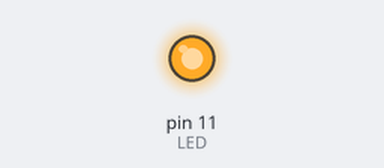
Recording of a sketch running on a simulated Arduino Uno, built with avr-gcc and run on an emulated ATmega328P. Shown: output pins drawn as LEDs (lit = HIGH).

Above: at 0.05 s.
At 1.5 s:
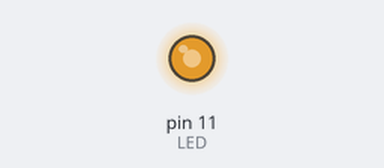
At 3.0 s:
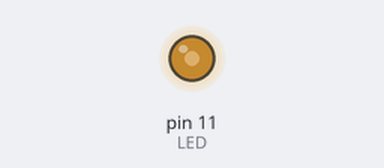
At 6.0 s:
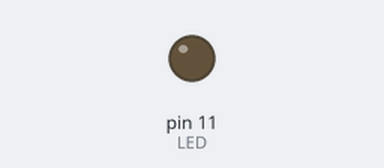
Timing chart, 0 to 7.8 s (numbered marks = the images above):
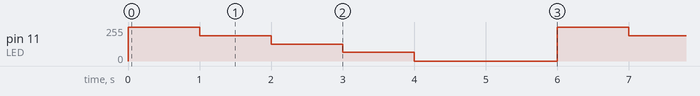

Measured:
- by itself, pin 11 (LED): repeats every 6.0 s: 191/255 1.0 s, 127/255 1.0 s, 64/255 1.0 s, 0/255 2.0 s, 255/255 1.0 s

The sketch:

5_Analog_PWM_LED.ino
```cpp
/*
  PWM [~]

  Example using PWM with analogWrite(pin, value) to dim an LED.
  Use values of 0-255 to write duty cycles between fully off and fully on states.
  Create LED circuit with LED connected to digital PWM pin 11.
*/

const int LED = 11; // creates variable called LED and assigns value of 11

const int delayMS = 1000; // variable for delay time (in milliseconds)

// setup function runs once at start up
void setup()
{
  pinMode(LED, OUTPUT);    // initialize pin as an output.
}

// loop function runs infinitely
void loop()
{
  analogWrite(LED, 255);   // writes duty cycle at 100%, LED fully on
  delay(delayMS);               // delays 1000 milliseconds (1 second)
  analogWrite(LED, 191);    // writes duty cycle at 75%,
  delay(delayMS);               // delays 1000 milliseconds (1 second)
  analogWrite(LED, 127);    // writes duty cycle at 50%, LED dimmed at half
  delay(delayMS);               // delays 1 second
  analogWrite(LED, 64);    // writes duty cycle at 25%
  delay(delayMS);               // delays 1 second
  analogWrite(LED, 0);    // writes duty cycle at 0%, LED fully off
  delay(delayMS * 2);               // delays 2 seconds
}

// Modify the values of analogWrite() and delay() functions. Re-upload code to your board.
```
